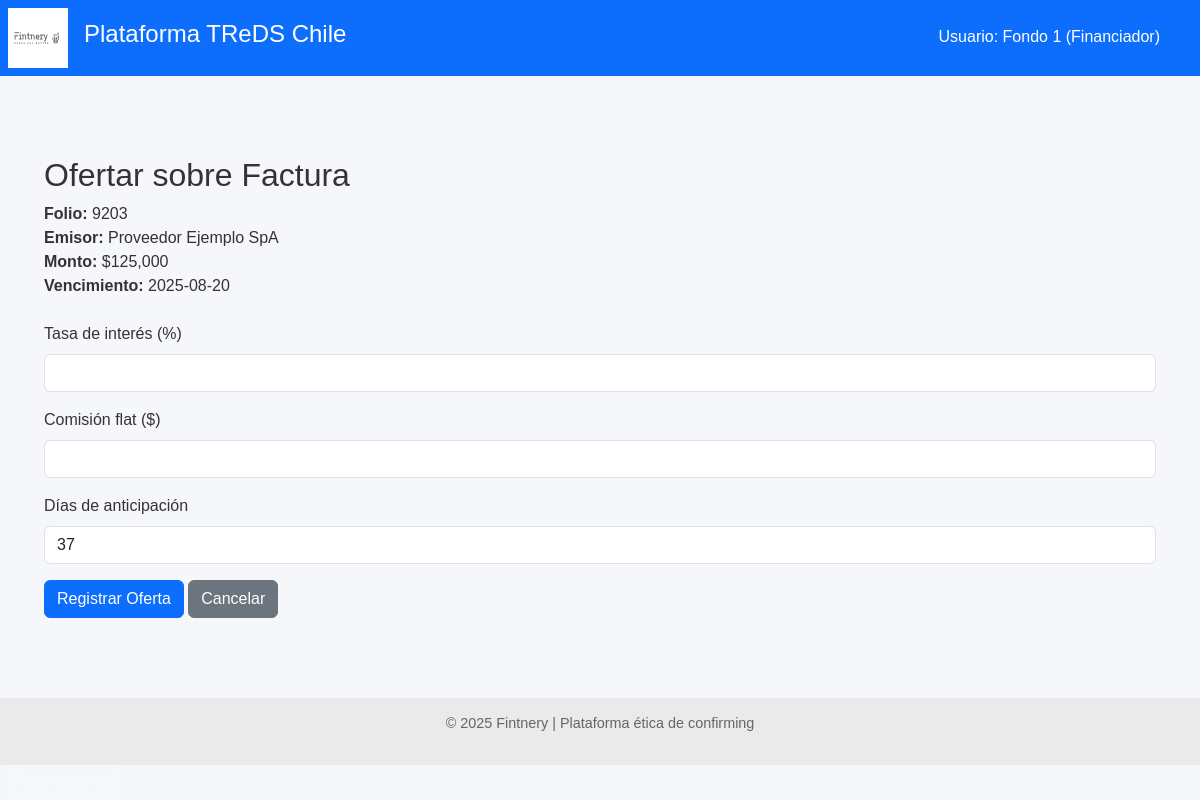
The app's page /financiador/ofertar/1 (signed in), older data.
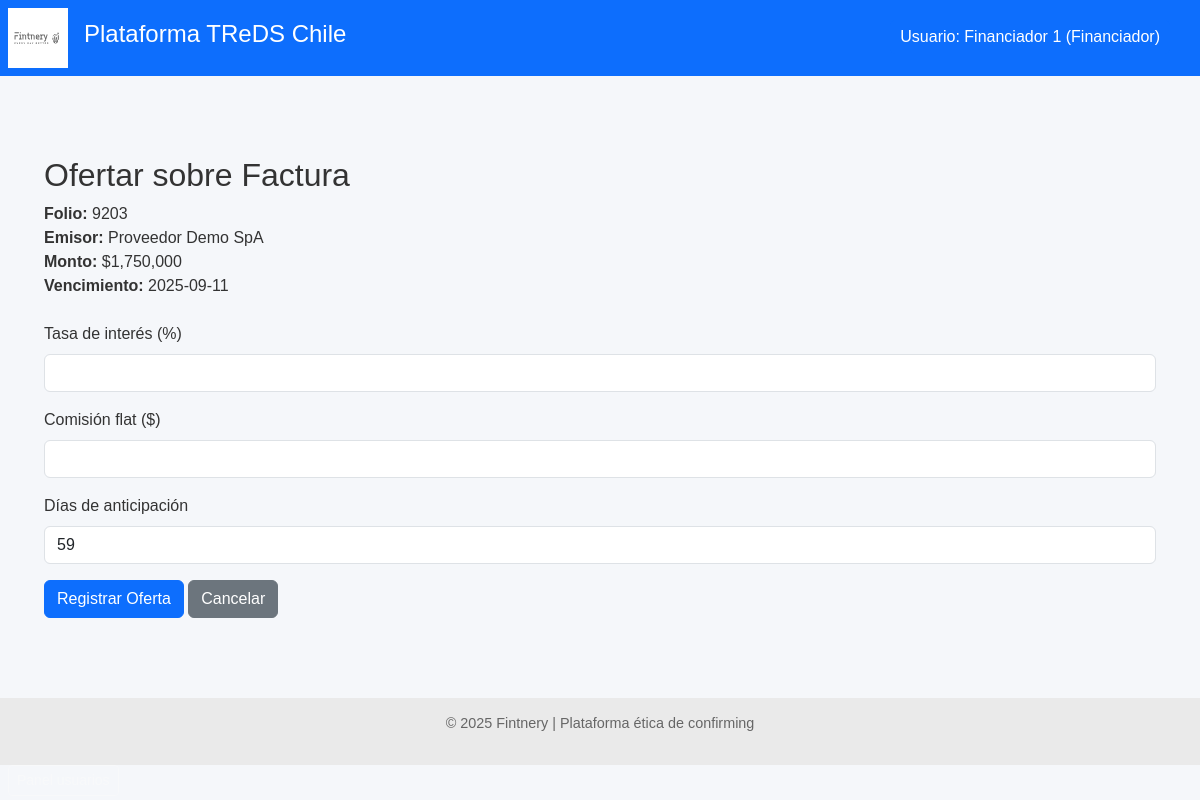
The same page, newer data.
### models.py (models this page shows)
class FacturaDB(Base):
    __tablename__ = "facturas"
    id = Column(Integer, primary_key=True, index=True)
    rut_emisor = Column(String, index=True)
    rut_receptor = Column(String)
    tipo_dte = Column(String)
    folio = Column(Integer)
    monto = Column(Integer)
    estado_dte = Column(String)
    razon_social_emisor = Column(String)
    razon_social_receptor = Column(String)
    fecha_emision = Column(Date)
    fecha_vencimiento = Column(Date)
    fecha_vencimiento_original = Column(Date, nullable=True)
    modificacion_aceptada_por_proveedor = Column(Boolean, nullable=True, default=None)
    confirming_solicitado = Column(Boolean, default=False)
    origen_confirmacion = Column(String, default="Desconocido")
    financiador_adjudicado = Column(String, nullable=True)
    proveedor_id = Column(Integer, ForeignKey("proveedores.id"))
    proveedor = relationship("Proveedor", back_populates="facturas")
    pagador_id = Column(Integer, ForeignKey("pagadores.id"))
    pagador = relationship("Pagador", back_populates="facturas")
    ofertas = relationship("OfertaFinanciamiento", back_populates="factura")

class Financiador(Base):
    __tablename__ = "financiadores"
    id = Column(Integer, primary_key=True, index=True)
    nombre = Column(String, nullable=False)
    usuario = Column(String, unique=True, index=True, nullable=False)
    clave_hash = Column(String, nullable=False)
    es_admin = Column(Boolean, default=False)
    costo_fondos_mensual = Column(Float, default=0.0)  # ← Explicita unidad mensual
    fecha_costo_fondos = Column(Date, default=None)    # ← Fecha de carga más reciente
    condiciones = relationship(
        "CondicionesPorPagador",
        back_populates="financiador",
        cascade="all, delete-orphan"
    )
    ofertas = relationship("OfertaFinanciamiento", back_populates="financiador")

### routers/financiador.py (the view)
@router.get("/ofertar/{factura_id}")
def mostrar_formulario_oferta(factura_id: int, request: Request, db: Session = Depends(get_db)):
    financiador_id = request.session.get("financiador_id")
    if not financiador_id:
        return RedirectResponse("/financiador/login", 303)
    financiador = db.query(Financiador).get(financiador_id)
    factura = db.query(FacturaDB).get(factura_id)
    if not factura:
        return templates.TemplateResponse("error.html", {"request": request, "mensaje": "Factura no encontrada"})
    dias_anticipacion = (factura.fecha_vencimiento - date.today()).days
    return templates.TemplateResponse("ofertar.html", {
        "request": request,
        "factura": factura,
        "financiador_nombre": financiador.nombre,
        "dias_anticipacion": dias_anticipacion
    })

### templates/ofertar.html (shortened to what this page needs)
{% extends "base.html" %}
{% block content %}
<div class="container mt-5">
  <h2>
    {% if oferta is defined %}Editar oferta{% else %}Ofertar sobre Factura{% endif %}
  </h2>
  <div class="mb-4">
    <strong>Folio:</strong> {{ factura.folio }}<br>
    <strong>Emisor:</strong> {{ factura.razon_social_emisor }}<br>
    <strong>Monto:</strong> ${{ '{:,.0f}'.format(factura.monto) }}<br>
    <strong>Vencimiento:</strong> {{ factura.fecha_vencimiento }}
  </div>
  {% if oferta is defined %}
    <form method="post" action="/financiador/actualizar-oferta/{{ oferta.id }}">
  {% else %}
    <form method="post" action="/financiador/registrar-oferta/{{ factura.id }}">
  {% endif %}
      <div class="mb-3">
        <label for="tasa_interes" class="form-label">Tasa de interés (%)</label>
        <input type="number"
               step="0.01"
               name="tasa_interes"
               id="tasa_interes"
               value="{{ oferta.tasa_interes if oferta is defined }}"
               required
               class="form-control">
      </div>
      <div class="mb-3">
        <label for="comision_flat" class="form-label">Comisión flat ($)</label>
        <input type="number"
               step="0.01"
               name="comision_flat"
               id="comision_flat"
               value="{{ oferta.comision_flat if oferta is defined }}"
               required
               class="form-control">
      </div>
      <div class="mb-3">
        <label class="form-label">Días de anticipación</label>
        <input type="number"
               value="{{ dias_anticipacion }}"
               readonly
               class="form-control">
      </div>
      <button type="submit" class="btn btn-primary">
        {% if oferta is defined %}Guardar cambios{% else %}Registrar Oferta{% endif %}
      </button>
      <a href="/financiador/marketplace" class="btn btn-secondary">Cancelar</a>
  </form>
</div>
{% endblock %}

### templates/base.html (shortened to what this page needs)
<!DOCTYPE html>
<html lang="es">
<head>
    <link href="https://cdn.jsdelivr.net/npm/bootstrap@5.3.0/dist/css/bootstrap.min.css" rel="stylesheet">
    <link rel="stylesheet" href="/static/styles.css">
</head>
<body>
    <header class="main-header d-flex align-items-center bg-primary text-white p-2">
        <img src="/static/LogoFIntneryWeb.svg" alt="Fintnery" class="logo me-3" style="height: 60px;">
        <h1 class="titulo-principal">Plataforma TReDS Chile</h1>
    </header>
    <main>
        {% block content %}{% endblock %}
    </main>
    <footer class="footer text-center mt-5">
        <p>&copy; 2025 Fintnery | Plataforma ética de confirming</p>
    </footer>
    {% if financiador_nombre or proveedor_nombre or pagador_nombre %}
    <div style="position: absolute; top: 20px; right: 30px; color: white; background-color: #0d6efd; padding: 5px 10px; border-radius: 5px;">
        Usuario:
        {% if financiador_nombre %}{{ financiador_nombre }} (Financiador){% endif %}
    </div>
    {% endif %}
    {% if request.session.get('es_admin') %}
    <a href="/financiador/usuarios" class="btn btn-sm btn-outline-light ms-2">Panel usuarios</a>
    {% endif %}
</body>
</html>

Row changes from the older to the newer data that the page shows:
changed FacturaDB: razon_social_emisor "Proveedor Ejemplo SpA" → "Proveedor Demo SpA"; monto "125,000" → "1,750,000"; fecha_vencimiento "2025-08-20" → "2025-09-11"
changed Financiador: nombre "Fondo 1" → "Financiador 1"
Text that changed along with them:
form field dias_anticipacion: "37" → "59"
